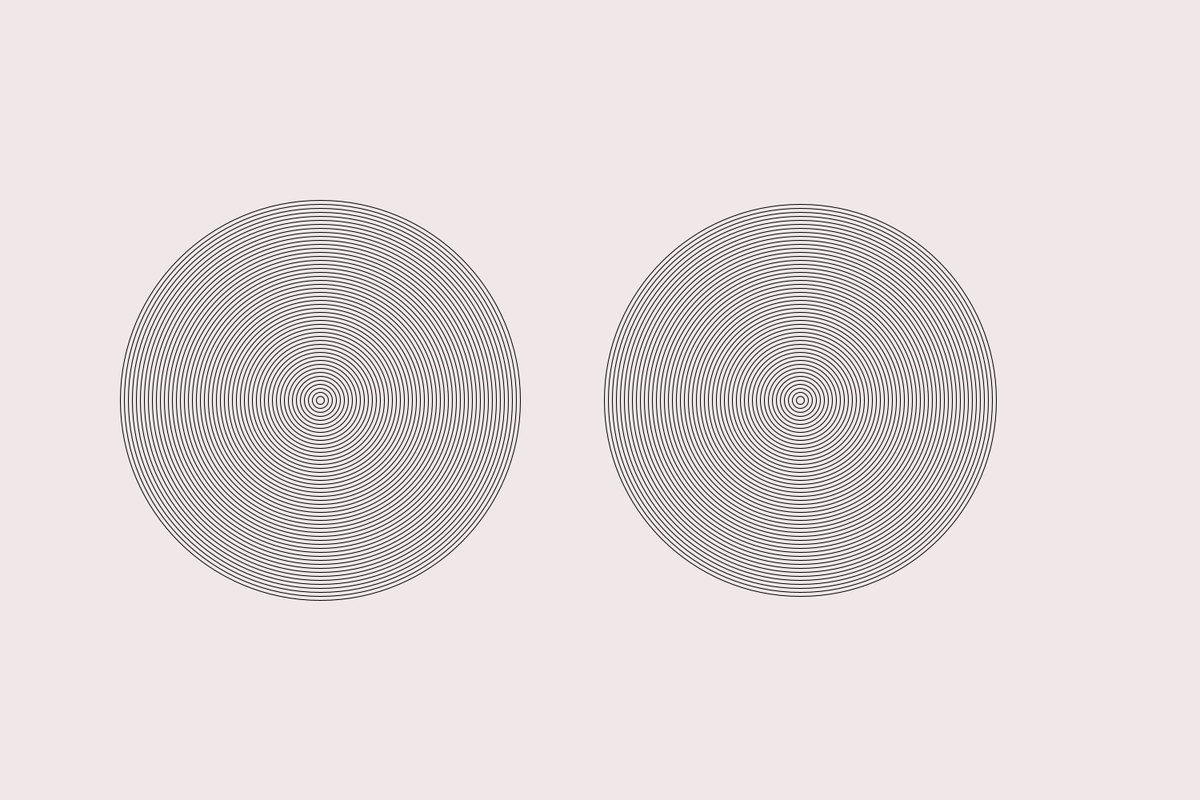
Frame 1 (no input)
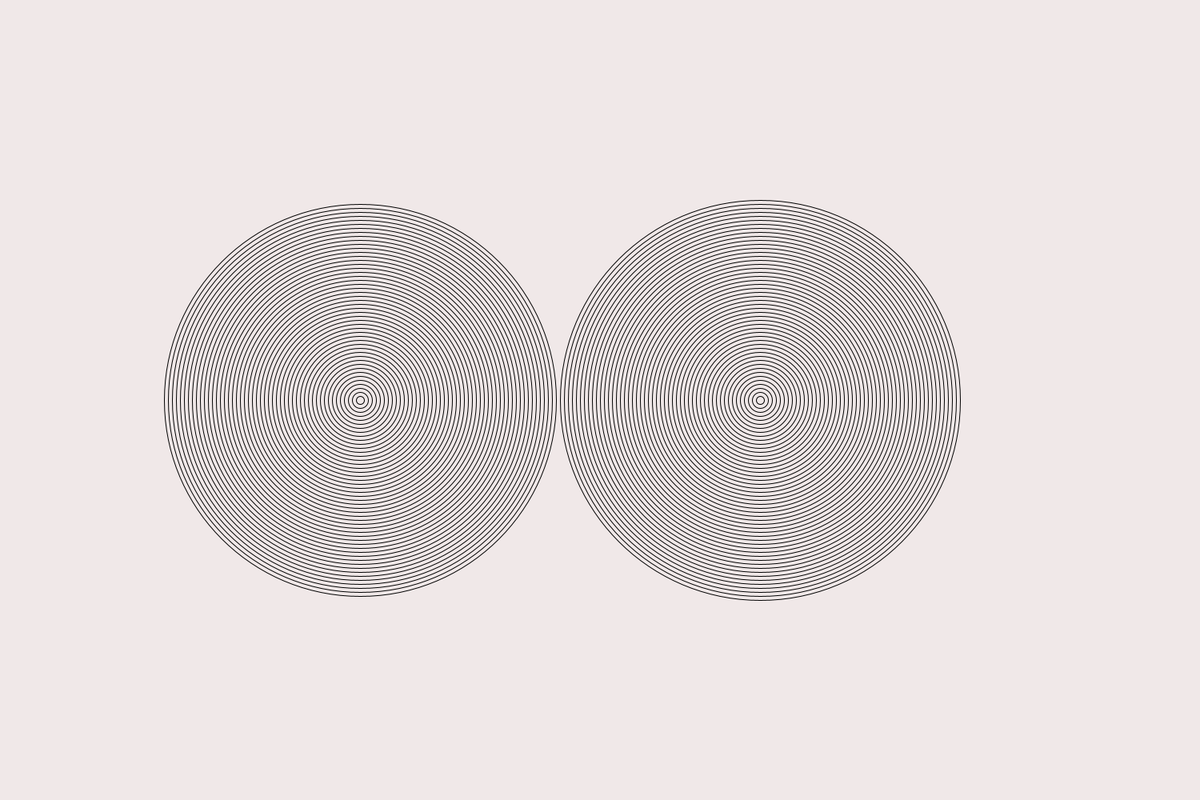
Frame 60 (the mouse pressed at the canvas centre just before this capture)
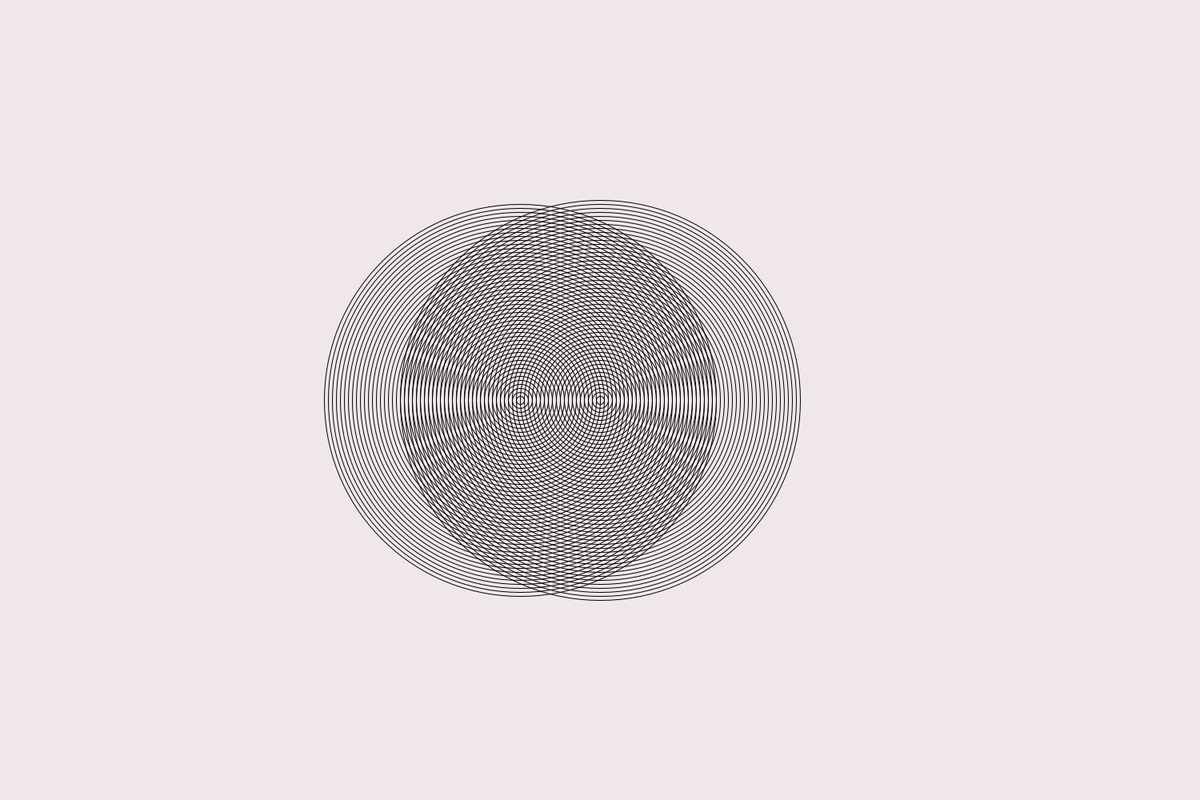
Frame 120 (the mouse held since frame 60 and released just before this capture)

The Processing sketch that drew these frames (run headless with seeded random() and noise(); from frame 60 on, the mouse is pressed at the canvas centre):

// Processing sketch: AmazingRingsss
// ── AmazingRingsss.pde
int speed = 5;
int x1=400;
int x2=1000;
int w=500;
int h=500;
void setup() {
  size(1500, 1000);
}

void draw() {
  background(#F0E8E8);
  if (x1>1500) {
    speed= -1;
  }
  if (x1<0){
   speed = 1; 
  }

  w=500;
  h=500;
  for (int i = 0; i < 50; i++) {
    noFill();
    ellipse(x1, 500, w, h);
    w=w-10;
    h=h-10;
  }
  for (int k =0; k < 50; k++) {
    x1=x1+speed;
  }
  for (int i = 0; i < 50; i++) {
    noFill();
    ellipse(x2, 500, w, h);
    w=w-10;
    h=h-10;
  }
  for (int c = 0; c <50; c++) {
    x2=x2-speed;
  }
}
